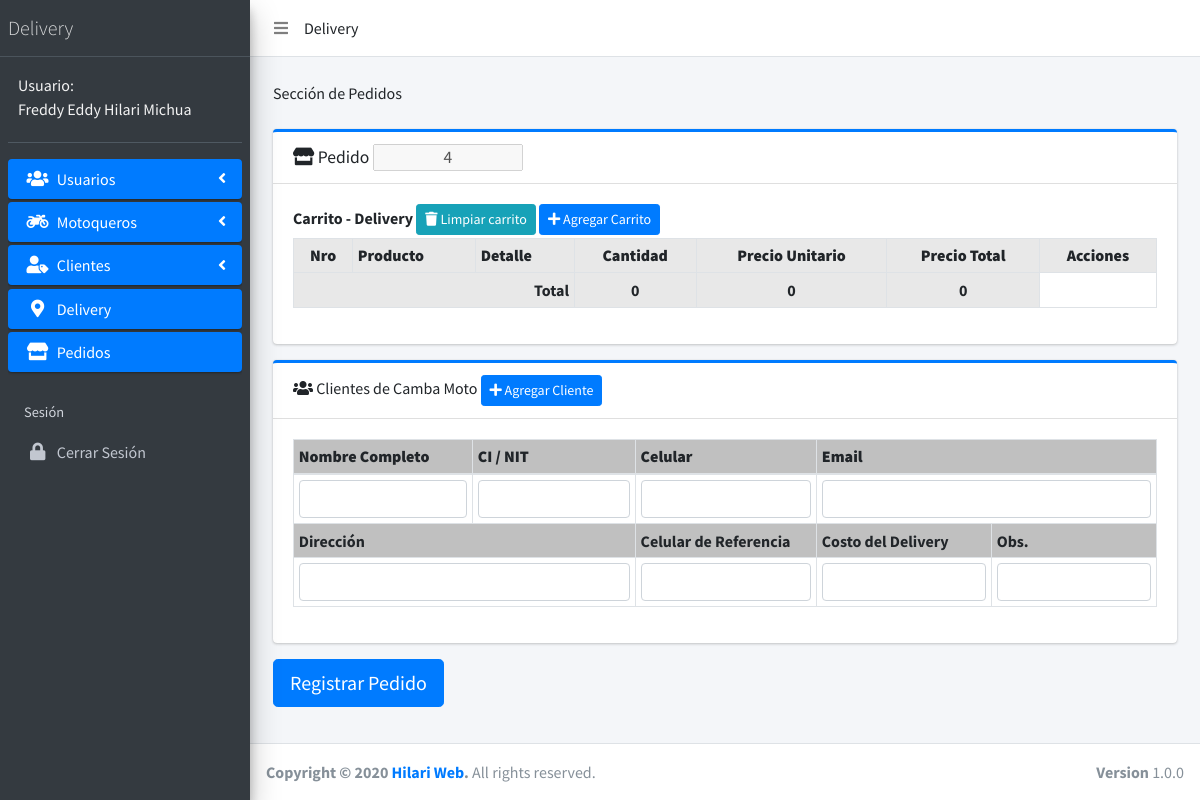
The app's page /pedidos/create.php (signed in) with its own data.
### tables this page shows
CREATE TABLE `tb_usuarios` (
  `id` int(11) NOT NULL,
  `nombres` varchar(512) DEFAULT NULL,
  `ap_paterno` varchar(512) DEFAULT NULL,
  `ap_materno` varchar(512) DEFAULT NULL,
  `ci` varchar(512) DEFAULT NULL,
  `expedido` varchar(512) DEFAULT NULL,
  `fecha_nacimiento` varchar(512) DEFAULT NULL,
  `genero` varchar(512) DEFAULT NULL,
  `celular` varchar(512) DEFAULT NULL,
  `foto_perfil` text DEFAULT NULL,
  `email` varchar(512) DEFAULT NULL,
  `password` varchar(512) DEFAULT NULL,
  `token` varchar(512) DEFAULT NULL,
  `cargo` varchar(512) DEFAULT NULL,
  `placa` varchar(512) DEFAULT NULL,
  `extra1` varchar(512) DEFAULT NULL,
  `extra2` varchar(512) DEFAULT NULL,
  `extra3` varchar(512) DEFAULT NULL,
  `user_creacion` varchar(512) DEFAULT NULL,
  `user_actualizacion` varchar(512) DEFAULT NULL,
  `user_eliminacion` varchar(512) DEFAULT NULL,
  `fyh_creacion` datetime DEFAULT NULL,
  `fyh_actualizacion` datetime DEFAULT NULL,
  `fyh_eliminacion` datetime DEFAULT NULL,
  `estado` varchar(255) DEFAULT NULL
);

### app/config/config.php (called while the page is built, shortened)
<?php
$URL = 'http://localhost/sisdelivery';

### web/pedidos/create.php (the view, shortened to what this page needs)
<?php include('../../app/config/config.php');
if(isset($_SESSION['u_usuario'])) {
    $user = $_SESSION['u_usuario'];
    $query = $pdo->prepare("SELECT * FROM tb_usuarios WHERE email = '$user' AND estado ='1'");
    $query->execute();
    $usuarios = $query->fetchAll(PDO::FETCH_ASSOC);
    foreach ($usuarios as $usuario) {
        $ap_paterno_s = $usuario['ap_paterno'];
        $ap_materno_s = $usuario['ap_materno'];
        $nombres_s = $usuario['nombres'];
        $cargo_s = $usuario['cargo'];
    }
    ?>
    <!DOCTYPE html>
    <html>
    <head>
        <link rel="stylesheet" href="<?php echo $URL;?>/app/templeates/AdminLTE-3.0.5/plugins/fontawesome-free/css/all.min.css">
        <link rel="stylesheet" href="https://code.ionicframework.com/ionicons/2.0.1/css/ionicons.min.css">
        <link rel="stylesheet" href="<?php echo $URL;?>/app/templeates/AdminLTE-3.0.5/plugins/datatables-bs4/css/dataTables.bootstrap4.min.css">
        <link rel="stylesheet" href="<?php echo $URL;?>/app/templeates/AdminLTE-3.0.5/plugins/datatables-responsive/css/responsive.bootstrap4.min.css">
        <link rel="stylesheet" href="<?php echo $URL;?>/app/templeates/AdminLTE-3.0.5/dist/css/adminlte.min.css">
    </head>
    <body class="hold-transition sidebar-mini layout-fixed">
    <div class="wrapper">
        <?php include('../../layout/menu.php');?>
        <div class="content-wrapper">
            <section class="content">
                <div class="container-fluid">
                    <div class="container">
                        <br>
                        Sección de Pedidos
                        <br><br>
                        <div class="card card-primary card-outline">
                            <div class="card-header">
                                <?php
                                $contar_pedido = 1;
                                $query_pedido = $pdo->prepare("SELECT * FROM tb_pedidos WHERE estado ='1'");
                                $query_pedido->execute();
                                $pedidos = $query_pedido->fetchAll(PDO::FETCH_ASSOC);
                                foreach ($pedidos as $pedido) {
                                    $contar_pedido = $contar_pedido + 1;
                                }
                                ?>
                                <h3 class="card-title">
                                    <span class="fa fa-store"></span>
                                    Pedido <input type="text" style="text-align: center;width: 150px" value="<?php echo $contar_pedido;?>" disabled>
                                </h3>
                            </div>
                            <div class="card-body">
                                <div class="row">
                                    <div class="col-md-12">
                                        <div class="row">
                                            <div class="col-12">
                                                <label for="">Carrito - Delivery</label>
                                                <button class="btn btn-info btn-sm" id="btn_limpiar_carrito"><i class="fa fa-trash"></i> Limpiar carrito</button>
                                                <button type="button" class="btn btn-primary btn-sm" data-toggle="modal" data-target="#exampleModal">
                                                    <span class="fa fa-plus"></span> Agregar Carrito
                                                </button>
                                                <table class="table table-sm table-bordered" id="tabla_carrito1">
                                                    <th style="background: rgba(214,214,214,0.55)"><b><center>Nro</center></b></th>
                                                    <th style="background: rgba(214,214,214,0.55)"><b>Producto</b></th>
                                                    <th style="background: rgba(214,214,214,0.55)"><b>Detalle</b></th>
                                                    <th style="background: rgba(214,214,214,0.55)"><b><center>Cantidad</center></b></th>
                                                    <th style="background: rgba(214,214,214,0.55)"><b><center>Precio Unitario</center></b></th>
                                                    <th style="background: rgba(214,214,214,0.55)"><b><center>Precio Total</center></b></th>
                                                    <th style="background: rgba(214,214,214,0.55)"><b><center>Acciones</center></b></th>
                                                    <?php
                                                    $total_cantidades = 0.0;
                                                    $total_precio_unitario = 0.0;
                                                    $total_precio_total = 0.0;
                                                        ?>
                                                    <tr>
                                                        <td style="background: rgba(214,214,214,0.55)" colspan="3" align="right"><b>Total</b></td>
                                                        <td style="background: rgba(214,214,214,0.55)"><center><b><?php echo $total_cantidades;?></b></center></td>
                                                        <td style="background: rgba(214,214,214,0.55)"><center><b><?php echo $total_precio_unitario;?></b></center></td>
                                                        <td style="background: rgba(214,214,214,0.55)">
                                                            <center>
                                                                <b><?php echo $total_precio_total;?></b>
                                                            </center></td>
                                                    </tr>
                                                </table>
                                            </div>
                                        </div>
                                    </div>
                                </div>
                            </div>
                        </div>
                        <div class="card card-primary card-outline">
                            <div class="card-header">
                                <i class="fa fa-users"></i> Clientes de Camba Moto
                                <button type="button" class="btn btn-primary btn-sm" data-toggle="modal"
                                        data-target="#exampleModal_cliente">
                                    <span class="fa fa-plus"></span> Agregar Cliente
                                </button>
                            </div>
                            <div class="card-body">
                                <div class="row">
                                    <div class="col-md-12">
                                        <table class="table table-condensed table-bordered table-sm">
                                            <thead>
                                            <tr>
                                                <th style="background: #c0c0c0"><b>Nombre Completo</b></th>
                                                <th style="background: #c0c0c0"><b>CI / NIT</b></th>
                                                <th style="background: #c0c0c0"><b>Celular</b></th>
                                                <th style="background: #c0c0c0" colspan="2"><b>Email</b></th>
                                            </tr>
                                            </thead>
                                            <tbody>
                                            <tr>
                                                <td><input type="text" class="form-control" id="nombre_p_2"></td>
                                                <td><input type="text" class="form-control" id="ci_p_2"></td>
                                                <td><input type="text" class="form-control" id="celular_p_2"></td>
                                                <td colspan="2"><input type="text" class="form-control" id="email_p_2"></td>
                                            </tr>
                                            <tr>
                                                <th style="background: #c0c0c0" colspan="2">Dirección </th>
                                                <th style="background: #c0c0c0">Celular de Referencia </th>
                                                <th style="background: #c0c0c0">Costo del Delivery</th>
                                                <th style="background: #c0c0c0">Obs.</th>
                                            </tr>
                                            <tr>
                                               <td colspan="2">
                                                   <input type="text" id="direccion_p_2" class="form-control">
                                               </td>
                                                <td>
                                                    <input type="text" class="form-control" id="nro_referencia">
                                                </td>
                                                <td>
                                                    <input type="text" class="form-control" id="costo_delivery">
                                                </td>
                                                <td>
                                                    <input type="text" class="form-control" id="obs">
                                                </td>
                                            </tr>
                                            </tbody>
                                        </table>
                                    </div>
                                </div>
                            </div>
                        </div>
                        <button class="btn btn-primary btn-lg" id="btn_registrar_pedido">
                            Registrar Pedido
                        </button>
                    </div>
                </div>
            </section>
        </div>
        <?php include('../../layout/footer.php');?>
    </div>
    </body>
    </html>
    <?php
}else{
    header("Location: $URL/login");
}
?>

### layout/menu.php (shortened to what this page needs)
<nav class="main-header navbar navbar-expand navbar-white navbar-light">
    <ul class="navbar-nav">
        <li class="nav-item">
            <a class="nav-link" data-widget="pushmenu" href="#" role="button"><i class="fas fa-bars"></i></a>
        </li>
    </ul>
    Delivery
</nav>
<aside class="main-sidebar sidebar-dark-primary elevation-4">
    <a href="<?php echo $URL;?>" class="brand-link">
        <span class="brand-text font-weight-light"> Delivery</span>
    </a>
    <div class="sidebar">
        <div class="user-panel mt-3 pb-3 mb-3 d-flex">
            <div class="info" style="margin-top: -5px">
                <a href="#" class="d-block" style="color: #f3f3f3">Usuario: <br><?php echo $nombres_s." ".$ap_paterno_s." ".$ap_materno_s;?></a>
            </div>
        </div>
        <nav class="mt-2">
            <ul class="nav nav-pills nav-sidebar flex-column" data-widget="treeview" role="menu" data-accordion="false">
               <?php
               if($cargo_s == "ADMINISTRADOR"){ ?>
                   <li class="nav-item has-treeview">
                       <a href="<?php echo $URL;?>/web/usuarios/" class="nav-link active">
                           <i class="nav-icon fas fa-users"></i>
                           <p>
                               Usuarios
                               <i class="right fas fa-angle-left"></i>
                           </p>
                       </a>
                   </li>
                   <li class="nav-item has-treeview">
                       <a href="<?php echo $URL;?>/web/motoqueros/" class="nav-link active">
                           <i class="nav-icon fas fa-motorcycle"></i>
                           <p>
                               Motoqueros
                               <i class="right fas fa-angle-left"></i>
                           </p>
                       </a>
                   </li>
                   <li class="nav-item has-treeview">
                       <a href="<?php echo $URL;?>/web/clientes/" class="nav-link active">
                           <i class="nav-icon fas fa-user-tag"></i>
                           <p>
                               Clientes
                               <i class="right fas fa-angle-left"></i>
                           </p>
                       </a>
                   </li>
                   <li class="nav-item">
                       <a href="<?php echo $URL;?>/web/delivery" class="nav-link active">
                           <i class="nav-icon fas fa-map-marker-alt"></i>
                           <p>
                               Delivery
                           </p>
                       </a>
                   </li>
                   <li class="nav-item">
                       <a href="<?php echo $URL;?>/web/pedidos" class="nav-link active">
                           <i class="nav-icon fas fa-store"></i>
                           <p>
                               Pedidos
                           </p>
                       </a>
                   </li>
                <?php
               }
               ?>
                <li class="nav-header">Sesión</li>
                <li class="nav-item">
                    <a href="<?php echo $URL;?>/login/cerrarsesion.php" class="nav-link">
                        <i class="nav-icon fas fa-lock"></i>
                        <p>Cerrar Sesión</p>
                    </a>
                </li>
            </ul>
        </nav>
    </div>
</aside>

### records on screen
tb_usuarios: nombres "Freddy Eddy", ap_paterno "Hilari", ap_materno "Michua"

### other values on screen
$total_cantidades "0"
$total_precio_unitario "0"
$total_precio_total "0"
